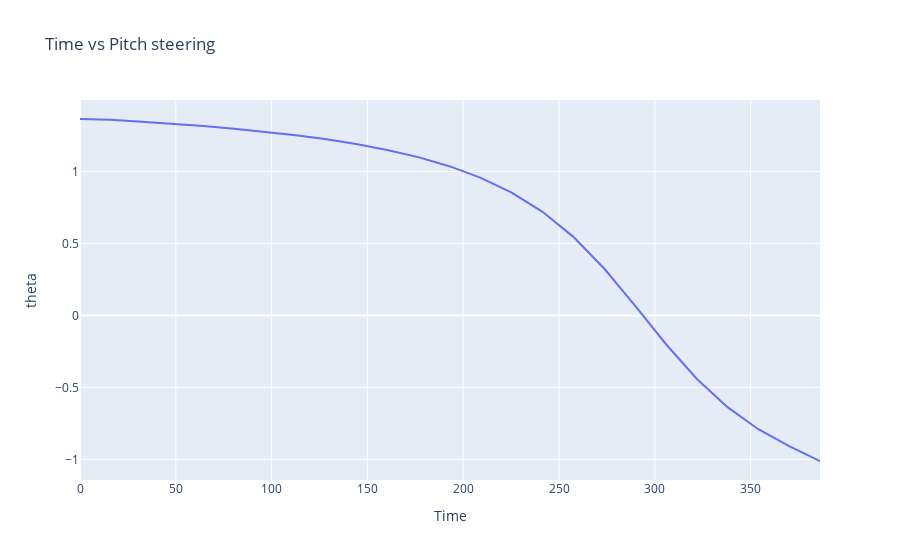

The notebook cell this image was saved under:
### Code cell
plot(
    t, [u],
    title="Time vs Pitch steering", 
    xlabel="Time", 
    ylabel="theta",
    )

### Figure 1 — Plotly figure (JSON) as saved in the notebook; plotly's stock layout.template omitted (floating-point values rounded to 4 significant figures)
{"data": [{"mode": "lines", "name": "Trace 1", "type": "scatter", "x": [0, 16.09, 32.18, 48.28, 64.37, 80.46, 96.55, 112.6, 128.7, 144.8, 160.9, 177.0, 193.1, 209.2, 225.3, 241.4, 257.5, 273.6, 289.7, 305.7, 321.8, 337.9, 354.0, 370.1, 386.2, 402.3], "y": [1.365, 1.359, 1.346, 1.332, 1.316, 1.298, 1.277, 1.252, 1.224, 1.189, 1.148, 1.098, 1.035, 0.956, 0.8536, 0.7201, 0.5461, 0.3261, 0.0686, -0.1982, -0.4396, -0.6369, -0.79, -0.9071, -1.011], "yaxis": "y"}], "layout": {"title": {"text": "Time vs Pitch steering"}, "xaxis": {"title": {"text": "Time"}}, "yaxis": {"title": {"text": "theta"}}}}
